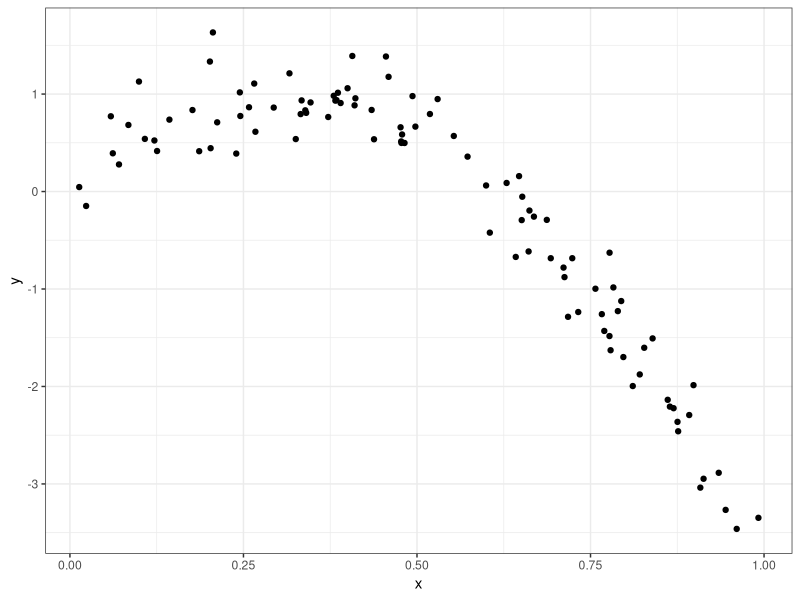
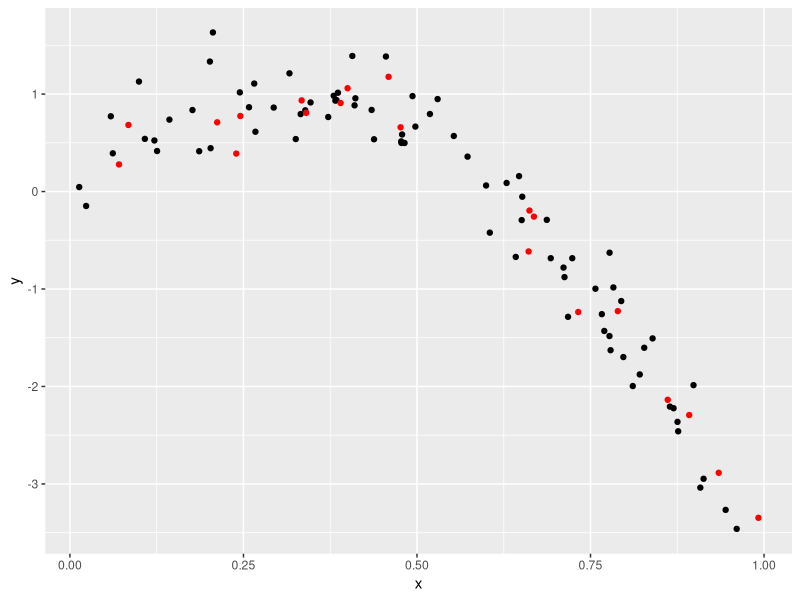
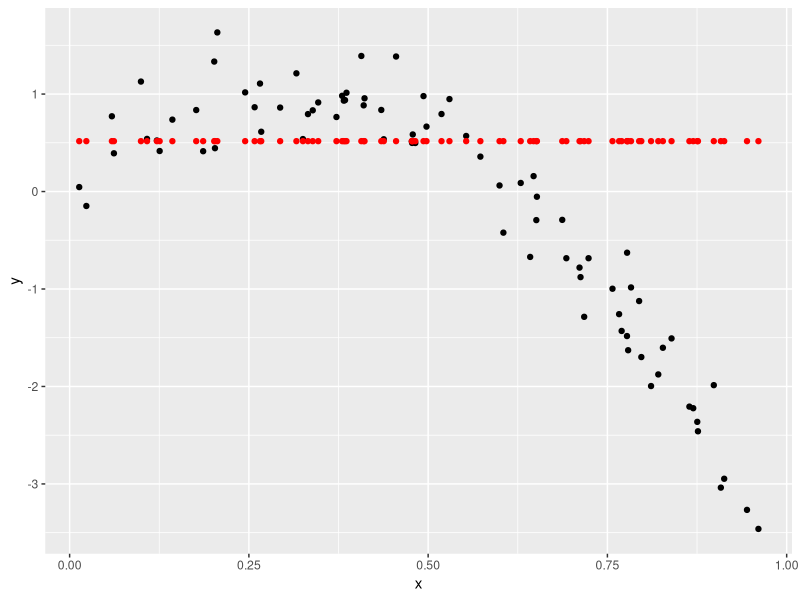
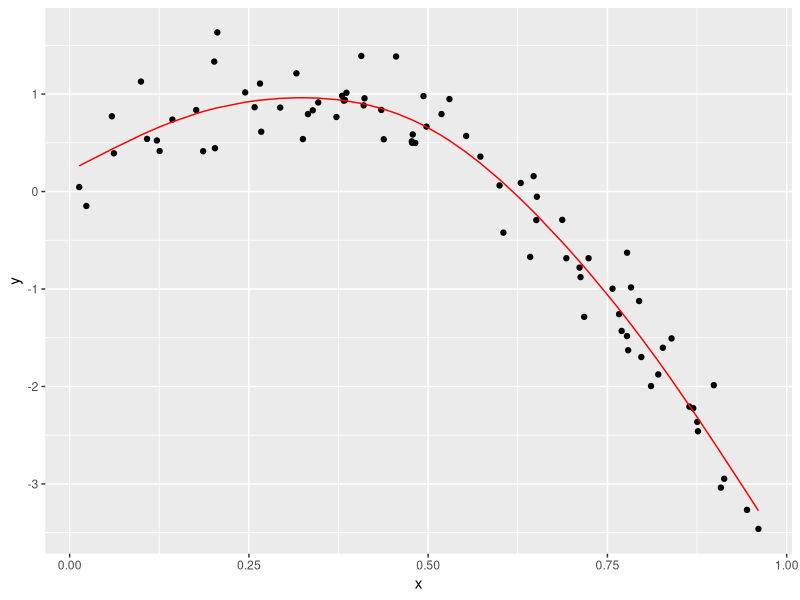
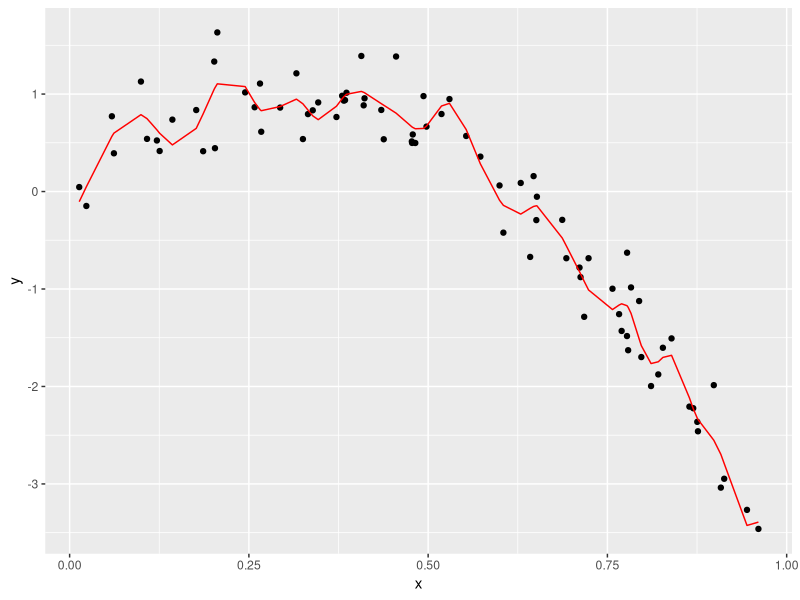

The R source for these figures, in order:
## ---- chunk 1
knitr::opts_chunk$set(echo = TRUE)
library(tidyverse)
library(modelr)
library(mgcv)

set.seed(1)
## ---- chunk 2
nonlin_df = 
  tibble(
    id = 1:100,
    x = runif(100, 0, 1),
    y = 1 - 10 * (x - .3) ^ 2 + rnorm(100, 0, .3)
  )

nonlin_df %>% 
  ggplot(aes(x = x, y = y)) + 
  geom_point() + theme_bw()
## ---- chunk 3
train_df = sample_frac(nonlin_df, size = .8)
test_df = anti_join(nonlin_df, train_df, by = "id")

ggplot(train_df, aes(x = x, y = y)) + 
  geom_point() + 
  geom_point(data = test_df, color = "red")
## ---- chunk 4
linear_mod = lm(x ~ x, data = train_df)
smooth_mod = mgcv::gam(y ~ s(x), data = train_df)
wiggly_mod = mgcv::gam(y ~ s(x, k = 30), sp = 10e-6, data = train_df)
## ---- chunk 5
train_df %>%
  add_predictions(linear_mod) %>%
  ggplot(aes(x = x, y = y)) +
  geom_point() +
  geom_point(aes(y = pred), color = "red")

train_df %>%
  add_predictions(smooth_mod) %>%
  ggplot(aes(x = x, y = y)) +
  geom_point() +
  geom_line(aes(y = pred), color = "red")

train_df %>%
  add_predictions(wiggly_mod) %>%
  ggplot(aes(x = x, y = y)) +
  geom_point() +
  geom_line(aes(y = pred), color = "red")
